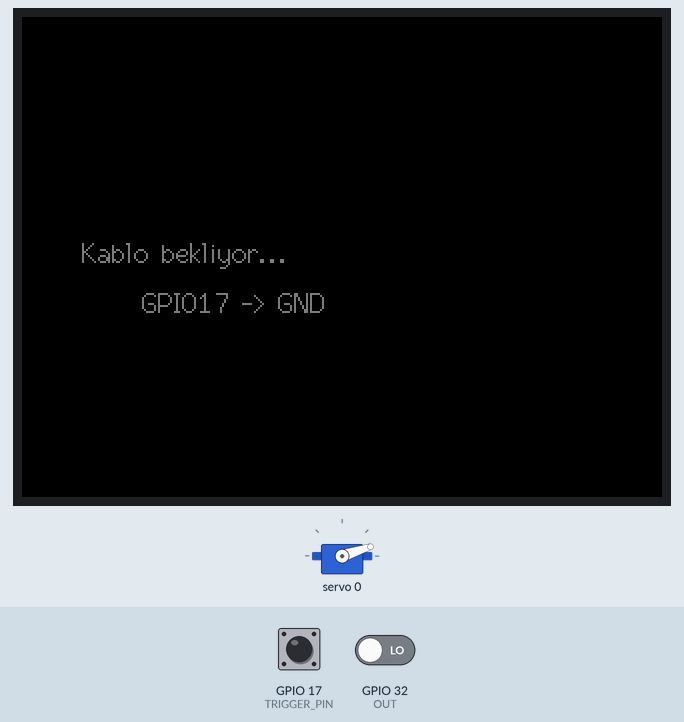
Bench run of a program on a simulated ESP32. Parts: servo, 320×240 colour display. The inputs (shaded band) are chosen by the test bench; at power-on: GPIO 17 (TRIGGER_PIN) HIGH, GPIO 32 (OUT) LOW. What the program prints to the serial monitor is not drawn.

Above: at 1.9 s.
2.0 s: GPIO 17 (TRIGGER_PIN) pulled LOW for 0.15 s
At 2.8 s:
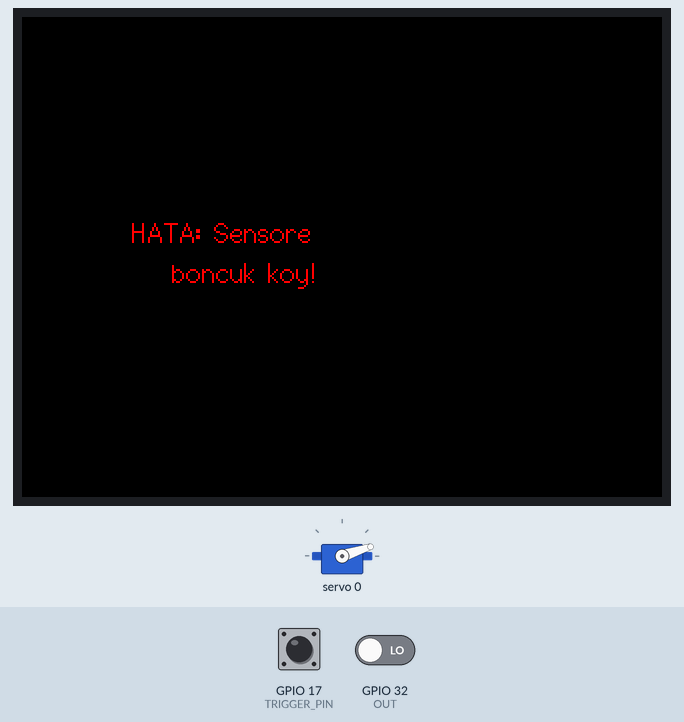
Timing chart, 0 to 5.0 s (numbered marks = the images above; inputs shaded):
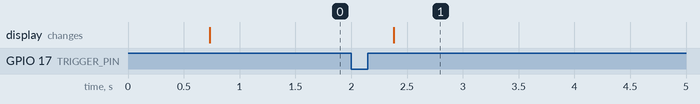

The program:

main.cpp
```cpp
#include <Arduino.h>
#include <Wire.h>
#include <TFT_eSPI.h>
#include <Adafruit_PWMServoDriver.h>

// --- TCS3200 Pin Tanımları ---
#define S0  13
#define S1  25
#define S2  14
#define S3  26
#define OUT 32

// --- Trigger ---
#define TRIGGER_PIN 17   // INPUT_PULLUP — GND'ye dokununca tetiklenir

// --- PCA9685 Servo Ayarları ---
#define SERVO_CH0    0        // Sorting chute servosunun kanalı
#define SERVO_MIN  150        // 0° için pulse (MG90S)
#define SERVO_MAX  500        // 180° için pulse (MG90S)

TFT_eSPI tft = TFT_eSPI();
Adafruit_PWMServoDriver pca = Adafruit_PWMServoDriver(0x40);

volatile bool okumaTetiklendi = false;

void IRAM_ATTR triggerISR() {
    okumaTetiklendi = true;
}

int kanalOku(int s2val, int s3val) {
    digitalWrite(S2, s2val);
    digitalWrite(S3, s3val);
    delay(10);
    return pulseIn(OUT, LOW, 80000);
}

// Açıyı PCA9685 pulse değerine çevir
void servoYaz(uint8_t kanal, int aci) {
    int pulse = map(aci, 0, 180, SERVO_MIN, SERVO_MAX);
    pca.setPWM(kanal, 0, pulse);
}

void ekranaYaz(uint32_t renk, String ad, int aci) {
    tft.fillScreen(renk);
    tft.setTextColor(TFT_WHITE, renk);
    tft.drawString(ad, 70, 85, 4);
    char buf[30];
    sprintf(buf, "Servo: %d derece", aci);
    tft.drawString(buf, 60, 140, 2);
}

void setup() {
    Serial.begin(115200);
    Wire.begin(21, 22);

    // TCS3200 başlat
    pinMode(S0, OUTPUT); digitalWrite(S0, HIGH);
    pinMode(S1, OUTPUT); digitalWrite(S1, HIGH);
    pinMode(S2, OUTPUT);
    pinMode(S3, OUTPUT);
    pinMode(OUT, INPUT);

    // Trigger
    pinMode(TRIGGER_PIN, INPUT_PULLUP);
    attachInterrupt(digitalPinToInterrupt(TRIGGER_PIN), triggerISR, FALLING);

    // PCA9685 başlat
    pca.begin();
    pca.setOscillatorFrequency(27000000);
    pca.setPWMFreq(50);
    servoYaz(SERVO_CH0, 0); // başlangıç: 0° (home pozisyon)
    delay(500);

    // TFT başlat
    tft.init();
    tft.setRotation(1);
    tft.fillScreen(TFT_BLACK);
    tft.setTextColor(TFT_DARKGREY, TFT_BLACK);
    tft.drawString("Kablo bekliyor...", 30, 110, 2);
    tft.drawString("GPIO17 -> GND", 60, 135, 2);

    Serial.println("Hazir. GPIO17'yi GND'ye dokun.");
}

void loop() {
    if (!okumaTetiklendi) return;

    okumaTetiklendi = false;
    delay(30);

    int k = kanalOku(LOW,  LOW);
    int y = kanalOku(HIGH, HIGH);
    int m = kanalOku(LOW,  HIGH);

    Serial.printf("Okuma => K:%4d  Y:%4d  M:%4d\n", k, y, m);

    if (k == 0 && y == 0 && m == 0) {
        tft.fillScreen(TFT_BLACK);
        tft.setTextColor(TFT_RED, TFT_BLACK);
        tft.drawString("HATA: Sensore", 55, 100, 2);
        tft.drawString("boncuk koy!", 75, 120, 2);
        Serial.println("Hata: Sensore boncuk koyulmamis.");
        return;
    }

    int servoAcisi;
    uint32_t ekranRengi;
    String renkAdi;

    if (k <= y && k <= m) {
        servoAcisi = 0;
        ekranRengi = TFT_RED;
        renkAdi    = "KIRMIZI";
    } else if (y <= k && y <= m) {
        servoAcisi = 90;
        ekranRengi = TFT_GREEN;
        renkAdi    = "YESIL";
    } else {
        servoAcisi = 180;
        ekranRengi = TFT_BLUE;
        renkAdi    = "MAVI";
    }

    ekranaYaz(ekranRengi, renkAdi, servoAcisi);
    delay(500);
    servoYaz(SERVO_CH0, servoAcisi);

    Serial.printf("Sonuc: %s -> Servo %d derece\n", renkAdi.c_str(), servoAcisi);
}
```

Measured:
- after the input at 2.0 s, the display: changes after 0.38 s (image 1)
